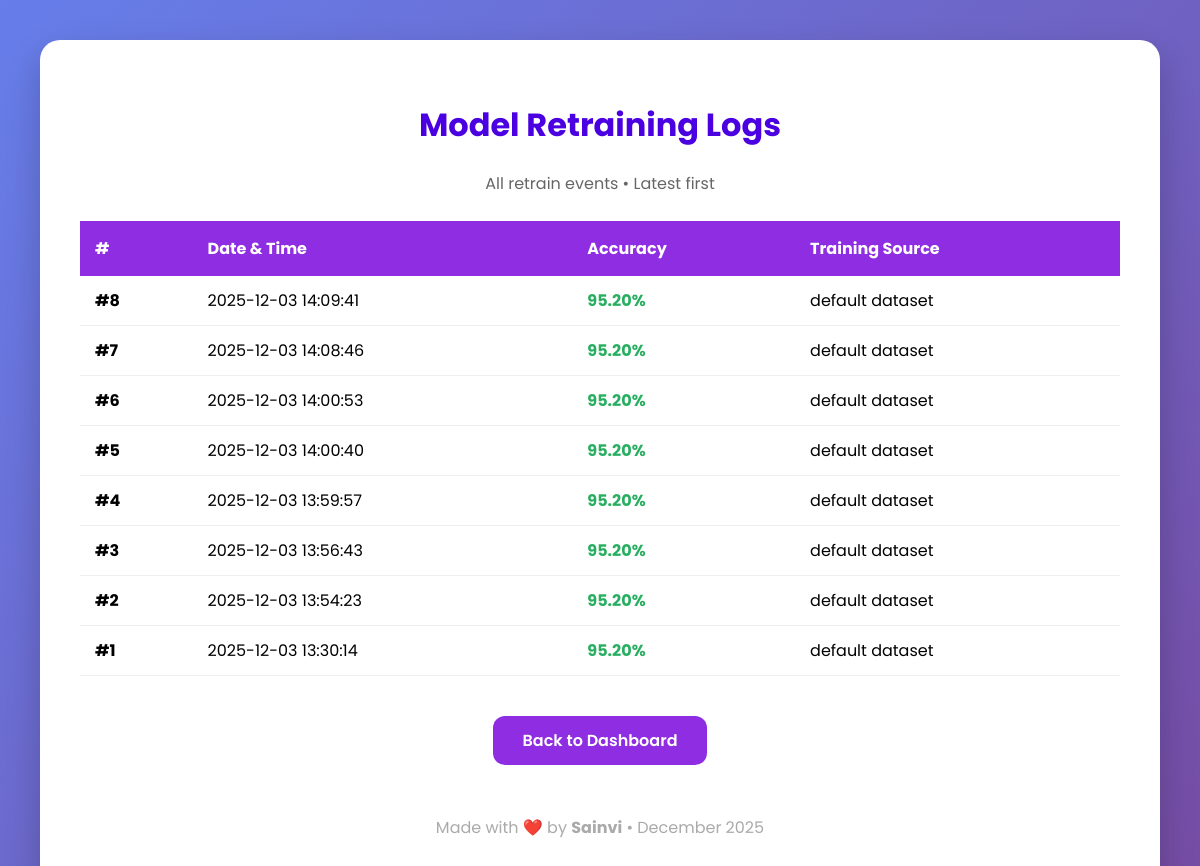
/retrain_logs (signed in), run on the app's committed database.
### tables this page shows
CREATE TABLE retrain_logs (
                id INTEGER PRIMARY KEY AUTOINCREMENT,
                accuracy REAL,
                training_source TEXT,
                timestamp DATETIME DEFAULT CURRENT_TIMESTAMP
            );

### app.py (the view)
@app.route('/retrain_logs')
def retrain_logs():
    if not session.get('admin'):
        return redirect('/admin_login')
    with sqlite3.connect(DB_NAME) as conn:
        conn.row_factory = sqlite3.Row
        cur = conn.cursor()
        cur.execute("SELECT id, timestamp, accuracy, training_source FROM retrain_logs ORDER BY id DESC")
        rows = cur.fetchall()
    return render_template('retrain_logs.html', rows=rows)

### templates/retrain_logs.html (shortened to what this page needs)
<!DOCTYPE html>
<html lang="en">
  <head>
  </head>
  <body>
    <div class="container">
      <h1>Model Retraining Logs</h1>
      <p style="text-align: center; color: #666">
        All retrain events • Latest first
      </p>
      {% if rows|length > 0 %}
      <table>
        <tr>
          <th>#</th>
          <th>Date & Time</th>
          <th>Accuracy</th>
          <th>Training Source</th>
        </tr>
        {% for row in rows %}
        <tr>
          <td><strong>#{{ loop.revindex }}</strong></td>
          <td>{{ row.timestamp }}</td>
          <td>
            <span
              class="{% if row.accuracy >= 95 %}accuracy-high{% elif row.accuracy >= 90 %}accuracy-med{% else %}accuracy-low{% endif %}"
            >
              {{ "%.2f" % row.accuracy }}%
            </span>
          </td>
          <td>{{ row.training_source }}</td>
        </tr>
        {% endfor %}
      </table>
      {% else %}
      <p class="no-logs">
        No retraining events yet.<br />Click "Retrain Model" on the dashboard to
        start!
      </p>
      {% endif %}
      <div style="text-align: center; margin: 40px 0">
        <a href="/admin_dashboard" class="back">Back to Dashboard</a>
      </div>
      <footer>
        <p>Made with ❤️ by <strong>Sainvi</strong> • December 2025</p>
      </footer>
    </div>
  </body>
</html>

### templates/retrain_logs.html (style rules this page uses)
body { font-family: "Poppins", sans-serif; background: linear-gradient(135deg, #667eea 0%, #764ba2 100%); margin: 0; padding: 40px; min-height: 100vh; }
.container { max-width: 1100px; margin: auto; background: white; padding: 40px; border-radius: 20px; box-shadow: 0 15px 35px rgba(0, 0, 0, 0.2); }
h1 { text-align: center; color: #4a00e0; }
table { width: 100%; border-collapse: collapse; margin: 25px 0; background: white; }
th { background: #8e2de2; color: white; padding: 15px; text-align: left; }
td { padding: 12px 15px; border-bottom: 1px solid #eee; }
.accuracy-high { color: #27ae60; font-weight: bold; }
.back { display: inline-block; padding: 12px 30px; background: #8e2de2; color: white; text-decoration: none; border-radius: 12px; font-weight: 600; transition: 0.3s; }
footer { text-align: center; margin-top: 50px; color: #aaa; }

### data on the page
retrain_logs: timestamp "2025-12-03 14:09:41", accuracy "95.20", training_source "default dataset"
retrain_logs: timestamp "2025-12-03 14:08:46", accuracy "95.20", training_source "default dataset"
retrain_logs: timestamp "2025-12-03 14:00:53", accuracy "95.20", training_source "default dataset"
retrain_logs: timestamp "2025-12-03 14:00:40", accuracy "95.20", training_source "default dataset"
retrain_logs: timestamp "2025-12-03 13:59:57", accuracy "95.20", training_source "default dataset"
retrain_logs: timestamp "2025-12-03 13:56:43", accuracy "95.20", training_source "default dataset"
retrain_logs: timestamp "2025-12-03 13:54:23", accuracy "95.20", training_source "default dataset"
retrain_logs: timestamp "2025-12-03 13:30:14", accuracy "95.20", training_source "default dataset"
